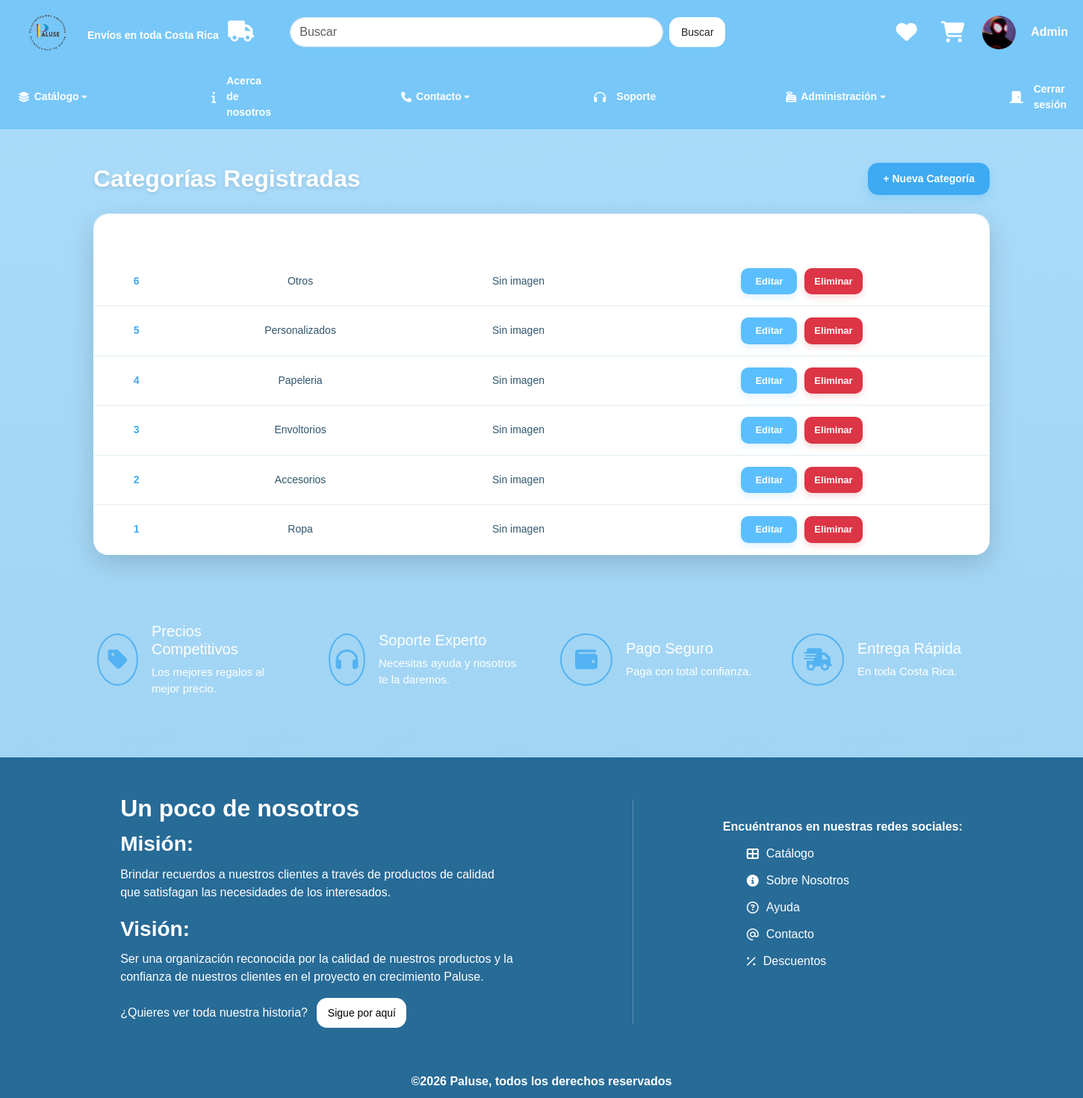
The page /categoria/index (signed in) on the database as committed earlier.
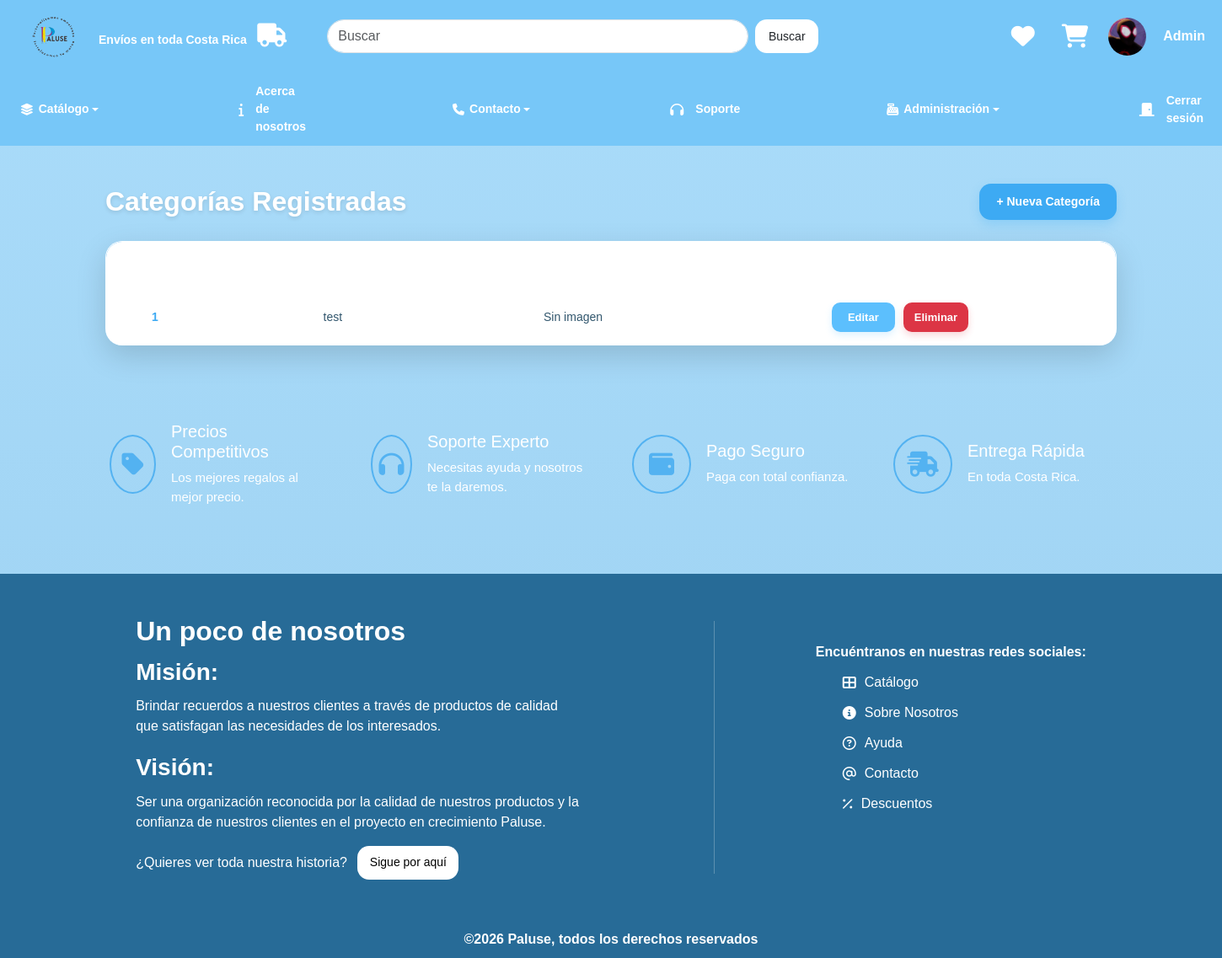
The same page on the database as committed later.
### tables this page shows
CREATE TABLE categoria (
  id_categoria INT NOT NULL AUTO_INCREMENT,
  descripcion VARCHAR(50) NOT NULL,
  ruta_imagen VARCHAR(1024),
  activo BOOLEAN,
  fecha_creacion TIMESTAMP DEFAULT CURRENT_TIMESTAMP,
  fecha_modificacion TIMESTAMP DEFAULT CURRENT_TIMESTAMP ON UPDATE CURRENT_TIMESTAMP,
  PRIMARY KEY (id_categoria),
  UNIQUE (descripcion),
  INDEX ndx_descripcion (descripcion)
);

### app/controllers/CategoriaController.php (called while the page is built, shortened)
<?php
class CategoriaController extends Controller {
    private $categoriaModel;
    public function __construct() {
        $this->categoriaModel = $this->model('Categoria');
    }
    public function index() {
        $categorias = $this->categoriaModel->getAll();
        $this->view('categoria/index', [
            'categorias' => $categorias
        ]);
    }
}

### app/core/App.php (called while the page is built, shortened)
<?php
class App {
    protected $method = 'index';
    public function __construct() {
        $url = $this->parseUrl();
        if (isset($url[0]) && file_exists('../app/controllers/' . ucfirst($url[0]) . 'Controller.php')) {
            unset($url[0]);
        }
        $this->controller = new $this->controller;
        if (isset($url[1])) {
            if (method_exists($this->controller, $url[1])) {
                $this->method = $url[1];
                unset($url[1]);
            }
        }
        $this->params = $url ? array_values($url) : [];
        call_user_func_array([$this->controller, $this->method], $this->params);
    }
    public function parseUrl() {
        if (isset($_GET['url'])) {
            return explode('/', filter_var(rtrim($_GET['url'], '/'), FILTER_SANITIZE_URL));
        }
        return [];
    }
}

### public/index.php (called while the page is built, shortened)
<?php
require_once '../app/core/App.php';
$app = new App();

### app/models/Categoria.php (called while the page is built, shortened)
<?php
require_once '../app/config/Database.php';
class Categoria {
    private $db;
    public function __construct() {
        $this->db = Database::getInstance()->getConnection();
    }
    public function getAll() {
        $query = "SELECT * FROM categoria ORDER BY id_categoria DESC";
        $result = $this->db->query($query);
        $categorias = [];
        if($result && $result->num_rows > 0){
        while($row = $result->fetch_assoc()){
            $categorias[] = $row;
        }
        }
        return $categorias;
    }
}

### app/config/Database.php (called while the page is built, shortened)
<?php
class Database {
    private static $instance = null;
    private $conn;
    private function __construct() {
        try {
            $this->conn = new mysqli(DB_HOST, DB_USER, DB_PASS, DB_NAME);
            $this->conn->set_charset("utf8");
        } catch (mysqli_sql_exception $e) {
            die("Error de conexión a la base de datos. Por favor, verifica que MySQL esté encendido y la base de datos '" . DB_NAME . "' exista. Detalle: " . $e->getMessage());
        }
    }
    public static function getInstance() {
        if (!self::$instance) {
            self::$instance = new Database();
        }
        return self::$instance;
    }
    public function getConnection() {
        return $this->conn;
    }
}

### app/views/categoria/index.php (the view)
<?php require_once '../app/views/layouts/head.php'; ?>
<?php require_once '../app/views/layouts/headIndexUser.php'; ?>
<?php require_once '../app/views/layouts/header.php'; ?>
<div class="page-header">
    <h2>Categorías Registradas</h2>
    <a href="<?= BASE_URL ?>/categoria/create" class="btn btn-primary">
        + Nueva Categoría
    </a>
</div>
<div class="glass-card mt-4 p-0">
    <table class="table">
        <thead>
            <tr>
                <th>ID</th>
                <th>Descripción</th>
                <th>Imagen</th>
                <th>Acciones</th>
            </tr>
        </thead>
        <tbody>
            <?php foreach($data['categorias'] as $categoria): ?>
                <tr>
                    <td>
                        <?= $categoria['id_categoria'] ?>
                    </td>
                    <td>
                        <?= htmlspecialchars($categoria['descripcion']) ?>
                    </td>
                    <td>
                        <?php if(!empty($categoria['ruta_imagen'])): ?>
                            <img src="<?= htmlspecialchars($categoria['ruta_imagen']) ?>" alt="<?= htmlspecialchars($categoria['descripcion']) ?>"  width="60">
                        <?php else: ?>
                            Sin imagen
                        <?php endif; ?>
                    </td>
                    <td class="actions">
                        <a
                            href="<?= BASE_URL ?>/categoria/edit/<?= $categoria['id_categoria'] ?>"
                            class="btn btn-sm btn-info">
                            Editar
                        </a>
                        <a
                            href="<?= BASE_URL ?>/categoria/delete/<?= $categoria['id_categoria'] ?>"
                            class="btn btn-sm btn-danger"
                            onclick="return confirm('¿Seguro que deseas eliminar esta categoría?');">
                            Eliminar
                        </a>
                    </td>
                </tr>
            <?php endforeach; ?>
        </tbody>
    </table>
</div>
<?php require_once '../app/views/layouts/footer.php'; ?>

Rows that differ between the two databases and show on the page:
removed categoria: id_categoria "6", descripcion "Otros", shows "Sin imagen"
removed categoria: id_categoria "5", descripcion "Personalizados", shows "Sin imagen"
removed categoria: id_categoria "4", descripcion "Papeleria", shows "Sin imagen"
removed categoria: id_categoria "3", descripcion "Envoltorios", shows "Sin imagen"
removed categoria: id_categoria "2", descripcion "Accesorios", shows "Sin imagen"
changed categoria id 1: descripcion "Ropa" → "test"
